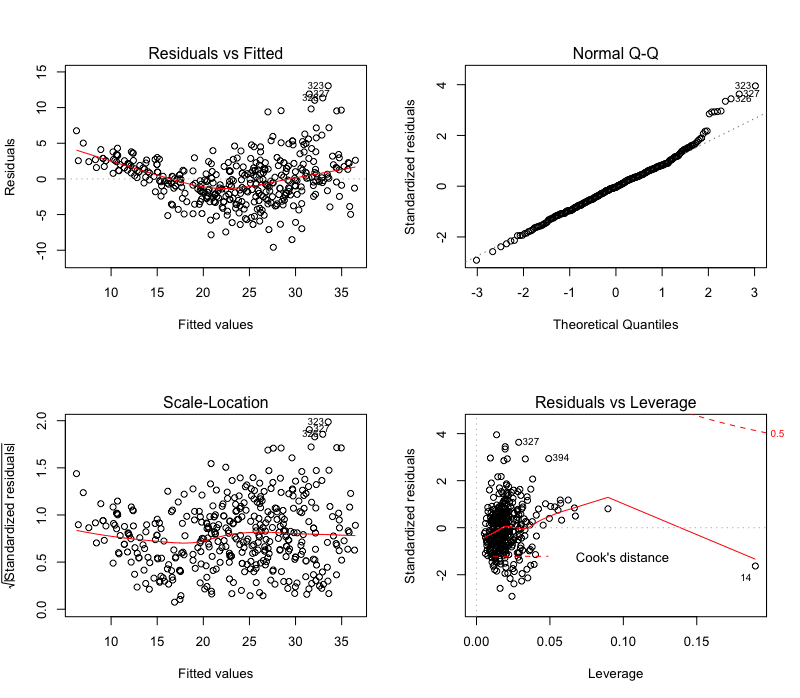

This chart was generated by the following R code:
library(ISLR)
model = lm(mpg ~ . - name, data=Auto)
par(mfrow=c(2,2))
plot(model)
